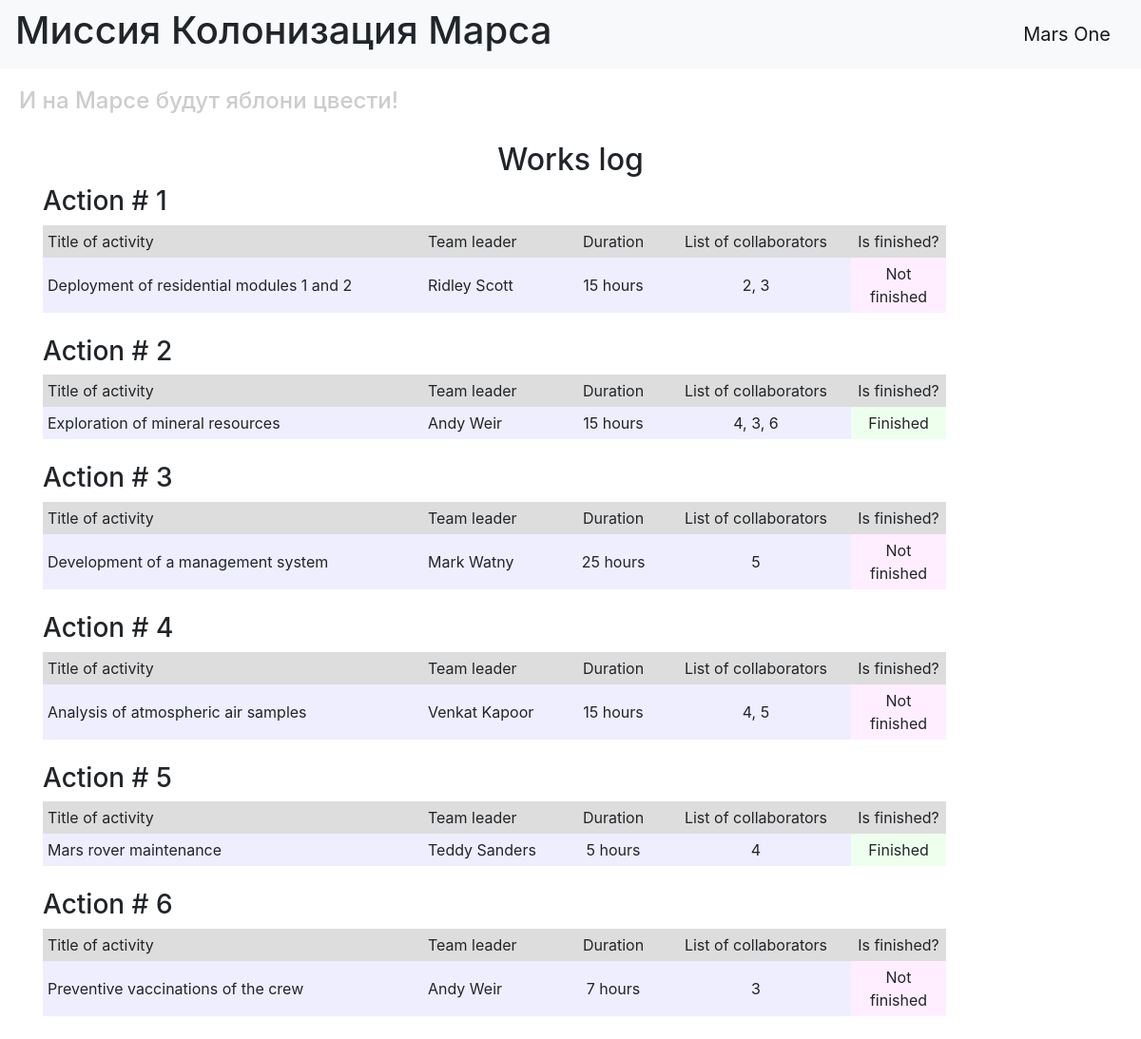
The page / on the database its author committed.
### data/jobs.py (models this page shows, shortened)
class Jobs(SqlAlchemyBase):
    __tablename__ = 'jobs'
    id = sqlalchemy.Column(sqlalchemy.Integer, primary_key=True, autoincrement=True)
    team_leader = sqlalchemy.Column(sqlalchemy.Integer, sqlalchemy.ForeignKey("users.id"))
    job = sqlalchemy.Column(sqlalchemy.String, nullable=True)
    work_size = sqlalchemy.Column(sqlalchemy.Integer, nullable=True, default=0)
    collaborators = sqlalchemy.Column(sqlalchemy.String, nullable=True)
    start_date = sqlalchemy.Column(sqlalchemy.DateTime, default=datetime.datetime.now)
    end_date = sqlalchemy.Column(sqlalchemy.DateTime, nullable=True)
    is_finished = sqlalchemy.Column(sqlalchemy.Boolean, default=True)
    user = orm.relationship('User')

### data/users.py (models this page shows, shortened)
class User(SqlAlchemyBase):
    __tablename__ = 'users'
    id = sqlalchemy.Column(sqlalchemy.Integer, primary_key=True, autoincrement=True)
    surname = sqlalchemy.Column(sqlalchemy.String, nullable=True)
    name = sqlalchemy.Column(sqlalchemy.String, nullable=True)
    age = sqlalchemy.Column(sqlalchemy.Integer, nullable=True)
    position = sqlalchemy.Column(sqlalchemy.String, nullable=True)
    speciality = sqlalchemy.Column(sqlalchemy.String, nullable=True)
    address = sqlalchemy.Column(sqlalchemy.String, nullable=True)
    email = sqlalchemy.Column(sqlalchemy.String, index=True, unique=True, nullable=True)
    hashed_password = sqlalchemy.Column(sqlalchemy.String, nullable=True)
    modified_date = sqlalchemy.Column(sqlalchemy.DateTime, default=datetime.datetime.now)
    jobs = orm.relationship("Jobs", back_populates='user')

### main.py (the view)
@app.route("/")
def index():
    session = db_session.create_session()
    jobs = session.query(Jobs).all()
    return render_template("index.html", jobs=jobs)

### data/db_session.py (called while the page is built)
def create_session() -> Session:
    global __factory
    return __factory()

### templates/index.html (shortened to what this page needs)
{% extends "base.html" %}
{% block content %}
<h2 align="center">Works log</h2>
{% for job in jobs %}
<h3>Action # {{ job.id }}</h3>
<div class="table_container">
    <table class="my_table">
        <tr class="my_row">
            <td class="title" width="400px" bgcolor="#dddddd">Title of activity</td>
            <td class="title" width="150px" bgcolor="#dddddd">Team leader</td>
            <td class="title" width="100px" bgcolor="#dddddd" align="center">Duration</td>
            <td class="title" width="200px" bgcolor="#dddddd" align="center">List of collaborators</td>
            <td class="title" width="100px" bgcolor="#dddddd" align="center">Is finished?</td>
        </tr>
        <tr class="my_row">
            <td class="ordinary" bgcolor="#eeeeff">{{ job.job.capitalize() }}</td>
            <td class="ordinary" bgcolor="#eeeeff">{{ job.user.name }} {{ job.user.surname }}</td>
            <td class="ordinary" bgcolor="#eeeeff" align="center">{{ job.work_size }} hours</td>
            <td class="ordinary" bgcolor="#eeeeff" align="center">{{ job.collaborators }}</td>
            {% if job.is_finished %}
            <td class="ordinary" bgcolor="#eeffee" align="center">Finished</td>
            {% else %}
            <td class="ordinary" bgcolor="#ffeeff" align="center">Not finished</td>
            {% endif %}
        </tr>
    </table>
</div>
<br>
{% endfor %}
{% endblock %}

### templates/base.html (shortened to what this page needs)
<!DOCTYPE html>
<html lang="en">
<head>
    <link rel="stylesheet" href="https://stackpath.bootstrapcdn.com/bootstrap/4.4.1/css/bootstrap.min.css">
    <link rel="stylesheet" type="text/css" href="{{ url_for('static', filename='css/style.css') }}" />
</head>
  <body>
    <header>
      <nav class="navbar navbar-light bg-light">
          <h1>Миссия Колонизация Марса</h1>
        <a class="navbar-brand" href="#">Mars One</a>
      </nav>
        <h4>И на Марсе будут яблони цвести!</h4>
    </header>
    <main role="main" class="container">
        {% block content %}{% endblock %}
    </main>
  </body>
</html>

### static/css/style.css (style rules this page uses)
td.title { background-color: "#dddddd"; align: "center"; font-size: 16px; padding: 5px; }
td.ordinary { background-color: "#eeeeff"; align: "center"; font-size: 16px; padding: 5px; }
h4 { color: #cccccc; padding: 20px; }

### rows shown on the page
Jobs: id "1", job "Deployment of residential modules 1 and 2", user.name "Ridley", user.surname "Scott", work_size "15", collaborators "2, 3", is_finished "Not finished"
Jobs: id "2", job "Exploration of mineral resources", user.name "Andy", user.surname "Weir", work_size "15", collaborators "4, 3, 6", is_finished "Finished"
Jobs: id "3", job "Development of a management system", user.name "Mark", user.surname "Watny", work_size "25", collaborators "5", is_finished "Not finished"
Jobs: id "4", job "Analysis of atmospheric air samples", user.name "Venkat", user.surname "Kapoor", work_size "15", collaborators "4, 5", is_finished "Not finished"
Jobs: id "5", job "Mars rover maintenance", user.name "Teddy", user.surname "Sanders", work_size "5", collaborators "4", is_finished "Finished"
Jobs: id "6", job "Preventive vaccinations of the crew", user.name "Andy", user.surname "Weir", work_size "7", collaborators "3", is_finished "Not finished"
